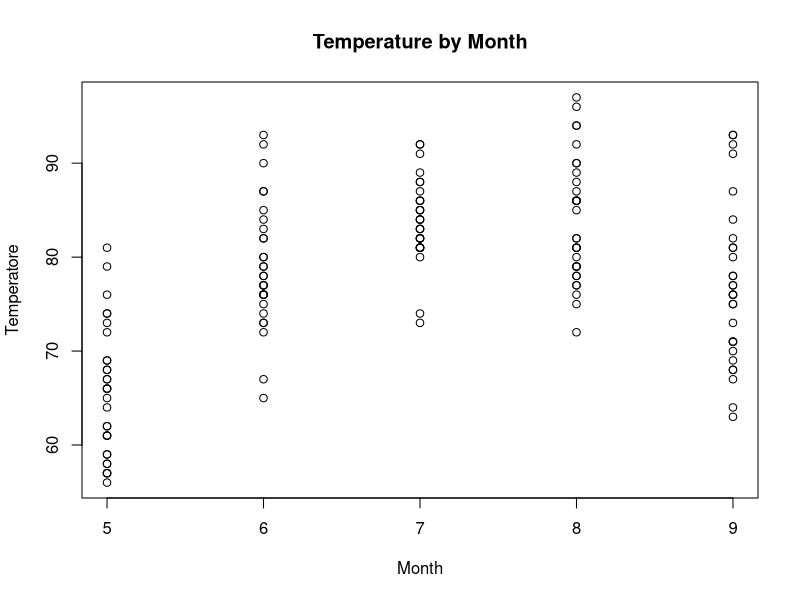
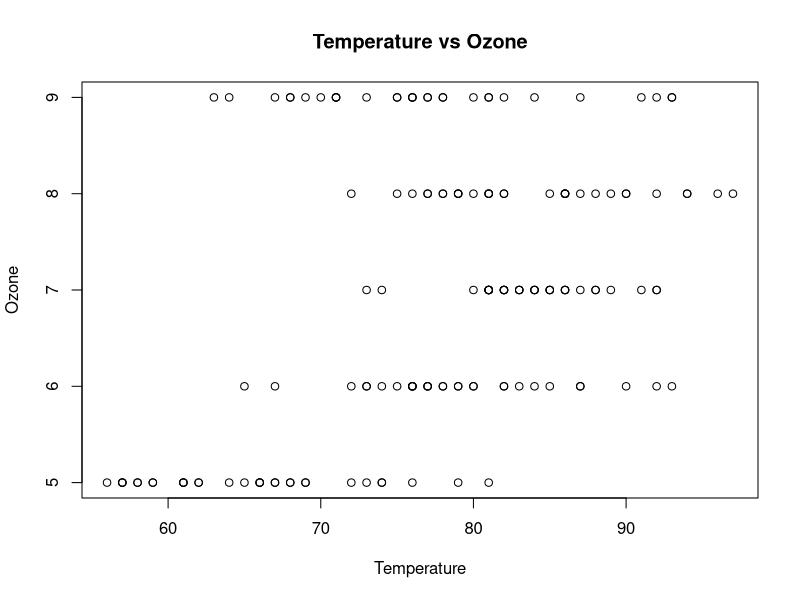
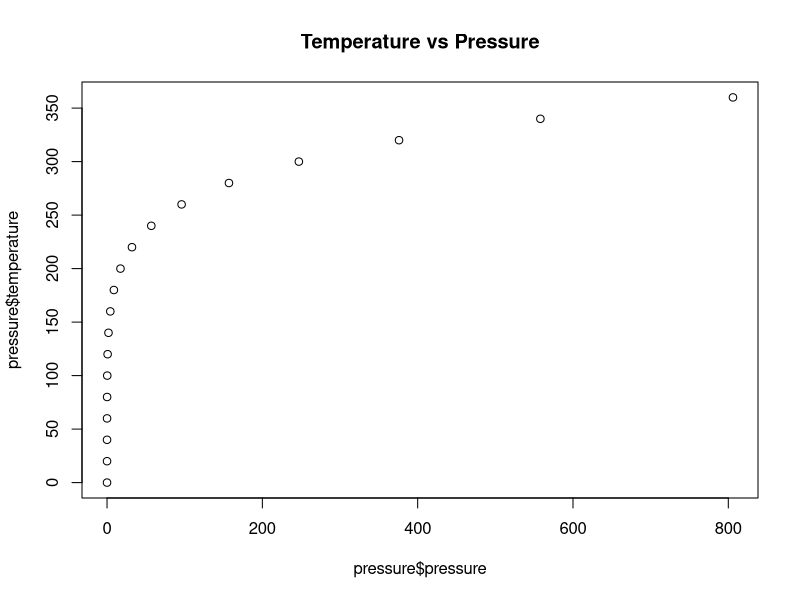
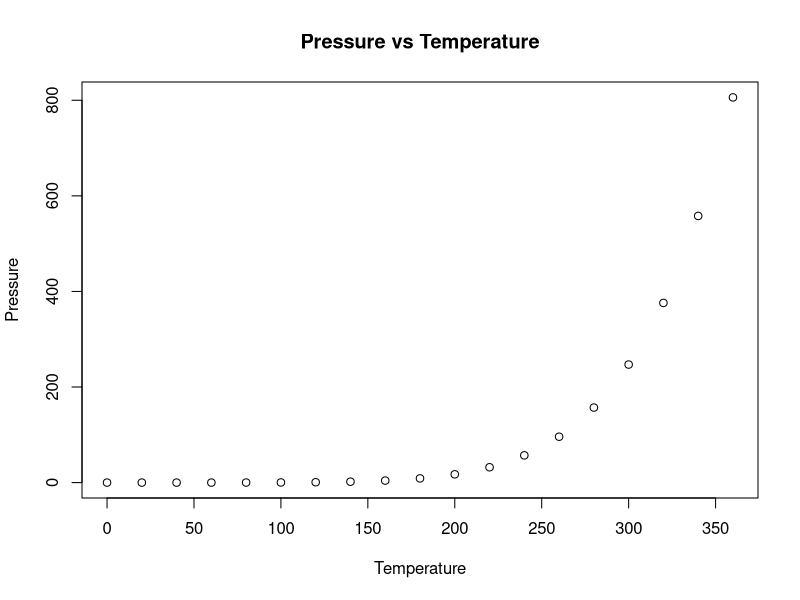

Here is the R script that generated these plots, in order:
## ---- chunk 1
knitr::opts_chunk$set(echo = TRUE)
## ---- chunk 2
# Take only Temp columns
Temperature <- airquality$Temp
# TODO: Assignment 2, Q2A: Complete the following code to yield a scatterplot with x as Month and y as Temp
# You're going to customize your plot slightly.  Use the help function to assist you if needed.
# Make the x label "Month" and the y label "Temperature"
# Finally, make the title of the plot "Temperature by Month" 
plot(x=airquality$Month, y=Temperature, xlab='Month',ylab='Temperatore',main="Temperature by Month" )
## ---- chunk 3
# TODO: Assignment 2, Q2B: Build a scatter plot with x as Temperature and y as Ozone 
# Complete the following code:
# Make the x label "Temperature" and the y label "Ozone",
# Make the title of the plot "Temperature vs Ozone"
plot(x=airquality$Temp, y=airquality$Month,xlab='Temperature',ylab='Ozone',main="Temperature vs Ozone")

## ---- chunk 4
summary(pressure)
## ---- chunk 5
plot(x=pressure$pressure,y=pressure$temperature,main="Temperature vs Pressure")
## ---- chunk 6
plot(y=pressure$pressure,x=pressure$temperature,ylab="Pressure",xlab="Temperature",main= "Pressure vs Temperature")
